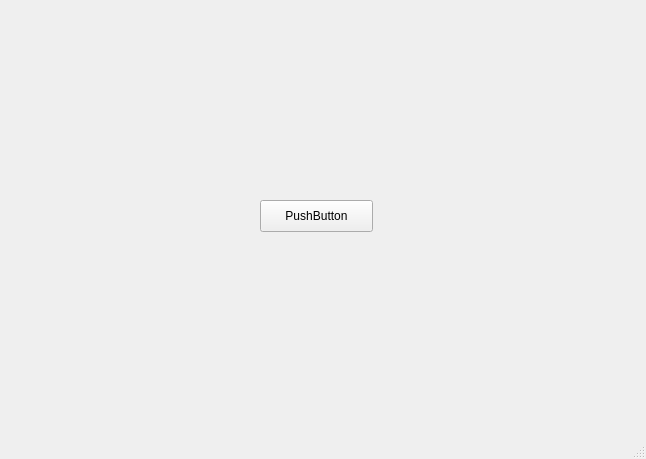
<?xml version="1.0" encoding="UTF-8"?>
<ui version="4.0">
 <class>Dutch_delux</class>
 <widget class="QMainWindow" name="Dutch_delux">
  <property name="enabled">
   <bool>true</bool>
  </property>
  <property name="geometry">
   <rect>
    <x>0</x>
    <y>0</y>
    <width>646</width>
    <height>459</height>
   </rect>
  </property>
  <property name="windowTitle">
   <string>MainWindow</string>
  </property>
  <widget class="QWidget" name="centralwidget">
   <widget class="QWidget" name="verticalLayoutWidget">
    <property name="geometry">
     <rect>
      <x>70</x>
      <y>20</y>
      <width>471</width>
      <height>151</height>
     </rect>
    </property>
    <layout class="QVBoxLayout" name="verticalLayout"/>
   </widget>
   <widget class="QPushButton" name="pushButton">
    <property name="geometry">
     <rect>
      <x>260</x>
      <y>200</y>
      <width>113</width>
      <height>32</height>
     </rect>
    </property>
    <property name="text">
     <string>PushButton</string>
    </property>
   </widget>
  </widget>
  <widget class="QMenuBar" name="menubar">
   <property name="geometry">
    <rect>
     <x>0</x>
     <y>0</y>
     <width>646</width>
     <height>24</height>
    </rect>
   </property>
  </widget>
  <widget class="QStatusBar" name="statusbar"/>
 </widget>
 <resources/>
 <connections/>
</ui>
